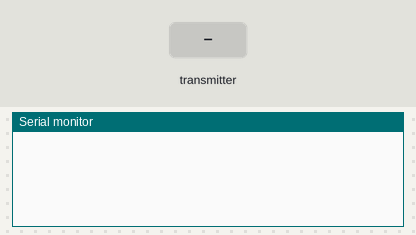
Recording of a sketch running on a simulated Arduino Uno, built with avr-gcc and run on an emulated ATmega328P. Parts: the last lines printed to the serial monitor. Inputs (shaded band) come from the test bench. No radio packets arrive unless stated.

Above: at 5.8 s.
5.9 s: the transmitter starts sending humidity = 0
At 10.8 s:
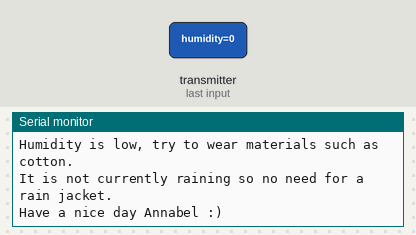
11.5 s: the transmitter starts sending temp = 25
At 15.52 s:
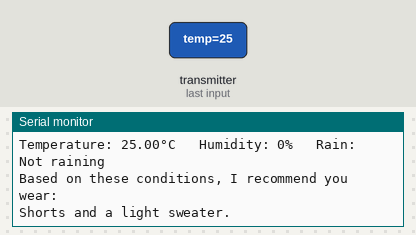
20.8 s: the transmitter starts sending rain = 256
At 26.24 s:
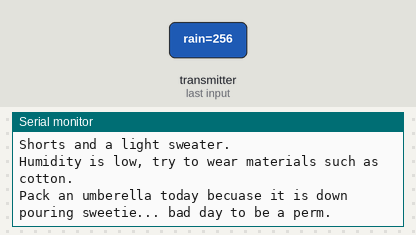
27.6 s: the transmitter starts sending humidity = 50
At 31.35 s:
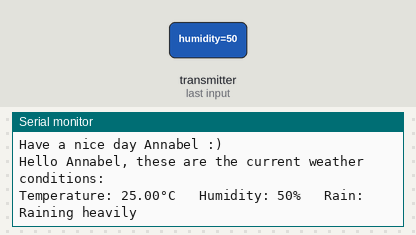
36.9 s: the transmitter starts sending temp = 50
At 42.03 s:
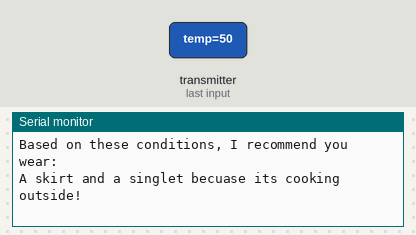
43.5 s: the transmitter starts sending humidity = 25
At 47.41 s:
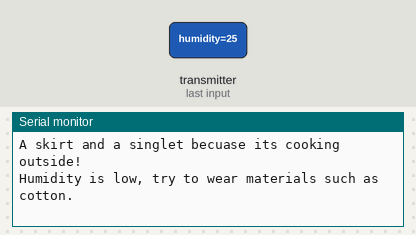
Timing chart, 0 to 48.9 s (numbered marks = the images above; inputs shaded):
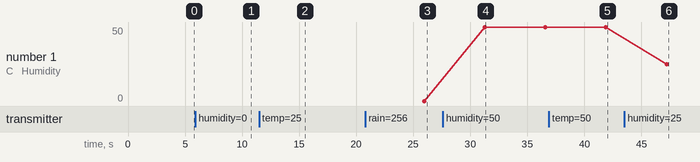

Measured:
- after the input at 5.9 s, the serial monitor: prints a new line after 4.1 s (image 1)
- after the input at 11.5 s, the serial monitor: prints a new line after 3.9 s (image 2)
- after the input at 20.8 s, the serial monitor: prints a new line after 5.2 s (image 3)
- after the input at 27.6 s, the serial monitor: prints a new line after 3.7 s (image 4)
- after the input at 36.9 s, the serial monitor: prints a new line after 5.0 s (image 5)
- after the input at 43.5 s, the serial monitor: prints a new line after 3.7 s (image 6)
- plotted number 1: 0 → 50 after the input at 27.6 s, 50 → 25 after the input at 43.5 s

The sketch:

reciever.ino
```cpp
#include <dht.h>
#include <SPI.h>
#include <nRF24L01.h>
#include <RF24.h>

RF24 radio(7, 8); // CE, CSN

const byte address[6] = "00001"; // establish radio channel

struct Data_Package { // initialise data structure to be recieved (identical to the data structure transmitted)
  int humidity;
  float temp;
  int rain;
};

Data_Package data; // Create a variable with the above structure called data

void setup() {
  Serial.begin(9600);
  radio.begin();
  radio.openReadingPipe(0, address);
  radio.setPALevel(RF24_PA_MIN);
  radio.startListening(); // start recieving Data_Package
}

void loop() {
  if (radio.available()) { // check if the data can be read through radio channel
        radio.read(&data, sizeof(Data_Package)); // Read the whole data and store it into the 'data' structure

        outputConditions(data);
        outputAttire(data);
  }

  delay(5000);
}

// outputs the weather conditions to the terminal
void outputConditions(Data_Package &data){
  Serial.println("Hello Annabel, these are the current weather conditions:\n");
  Serial.print("Temperature: ");
  Serial.print(data.temp);
  Serial.print("°C   Humidity: ");
  Serial.print(data.humidity);
  Serial.print("%   Rain: ");
  if (data.rain < 150) {
    Serial.print("Not raining");
  } else if (data.rain >= 150 && data.rain < 200) {
    Serial.print("Raining lightly");
  } else {
    Serial.print("Raining heavily");
  }
}

// outputs the clothing recomendations to the terminal
void outputAttire(Data_Package &data){
  Serial.println("\n\nBased on these conditions, I recommend you wear:\n");

  if (data.temp <= 10){
      Serial.println("Thick pants and a Winter jacket becuase it is very cold.");
  } else if (data.temp > 10 && data.temp <=20){
      Serial.println("Warm pants, a jumper and possibly a scarf too.");
  } else if (data.temp > 20 && data.temp <=25){
      Serial.println("Shorts and a light sweater.");
  } else if (data.temp > 25) {
      Serial.println("A skirt and a singlet becuase its cooking outside!");
  }

  if (data.humidity < 30) {
    Serial.println("Humidity is low, try to wear materials such as cotton.");
  } else if (data.humidity >= 30 && data.humidity < 70) {
    Serial.println("Humidity is mild, choose any material.");
  } else if (data.humidity >= 70) {
    Serial.println("Humidity is high, wear materials such as linen or hemp.");
  }

  if (data.rain < 150){
    Serial.println("It is not currently raining so no need for a rain jacket.");
  } else if (data.rain >= 150 && data.rain < 200){
    Serial.println("Bring a rain jacket, it is raining lightly outside.");
  } else if (data.rain >+ 200){
    Serial.println("Pack an umberella today becuase it is down pouring sweetie... bad day to be a perm.");
  }

    Serial.println("\nHave a nice day Annabel :)\n");

}
```
